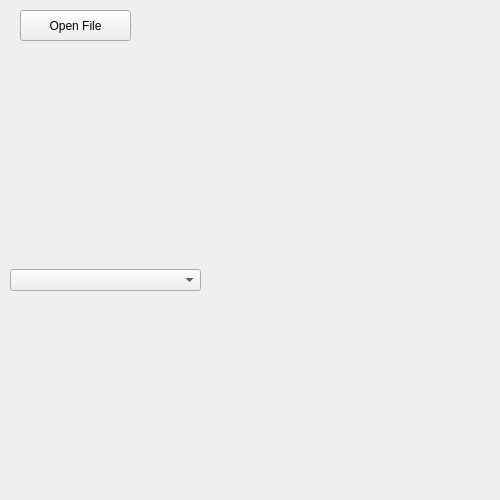
<?xml version="1.0" encoding="UTF-8"?>
<ui version="4.0">
 <class>Form</class>
 <widget class="QWidget" name="Form">
  <property name="geometry">
   <rect>
    <x>0</x>
    <y>0</y>
    <width>500</width>
    <height>500</height>
   </rect>
  </property>
  <property name="minimumSize">
   <size>
    <width>500</width>
    <height>500</height>
   </size>
  </property>
  <property name="windowTitle">
   <string>Form</string>
  </property>
  <widget class="QPushButton" name="FileBtn">
   <property name="geometry">
    <rect>
     <x>20</x>
     <y>10</y>
     <width>111</width>
     <height>31</height>
    </rect>
   </property>
   <property name="text">
    <string>Open File</string>
   </property>
  </widget>
  <widget class="QWidget" name="verticalLayoutWidget">
   <property name="geometry">
    <rect>
     <x>10</x>
     <y>80</y>
     <width>191</width>
     <height>401</height>
    </rect>
   </property>
   <layout class="QVBoxLayout" name="verticalLayout">
    <item>
     <widget class="QComboBox" name="comboBox"/>
    </item>
    <item>
     <layout class="QVBoxLayout" name="verticalLayout_2" stretch=""/>
    </item>
   </layout>
  </widget>
 </widget>
 <resources/>
 <connections/>
</ui>
